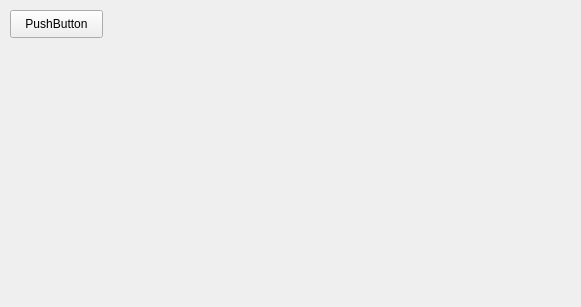
<?xml version="1.0" encoding="UTF-8"?>
<ui version="4.0">
 <class>Form</class>
 <widget class="QWidget" name="Form">
  <property name="geometry">
   <rect>
    <x>0</x>
    <y>0</y>
    <width>581</width>
    <height>307</height>
   </rect>
  </property>
  <property name="windowTitle">
   <string>Form</string>
  </property>
  <widget class="QPushButton" name="pushButton">
   <property name="geometry">
    <rect>
     <x>10</x>
     <y>10</y>
     <width>93</width>
     <height>28</height>
    </rect>
   </property>
   <property name="text">
    <string>PushButton</string>
   </property>
  </widget>
 </widget>
 <resources/>
 <connections/>
</ui>
